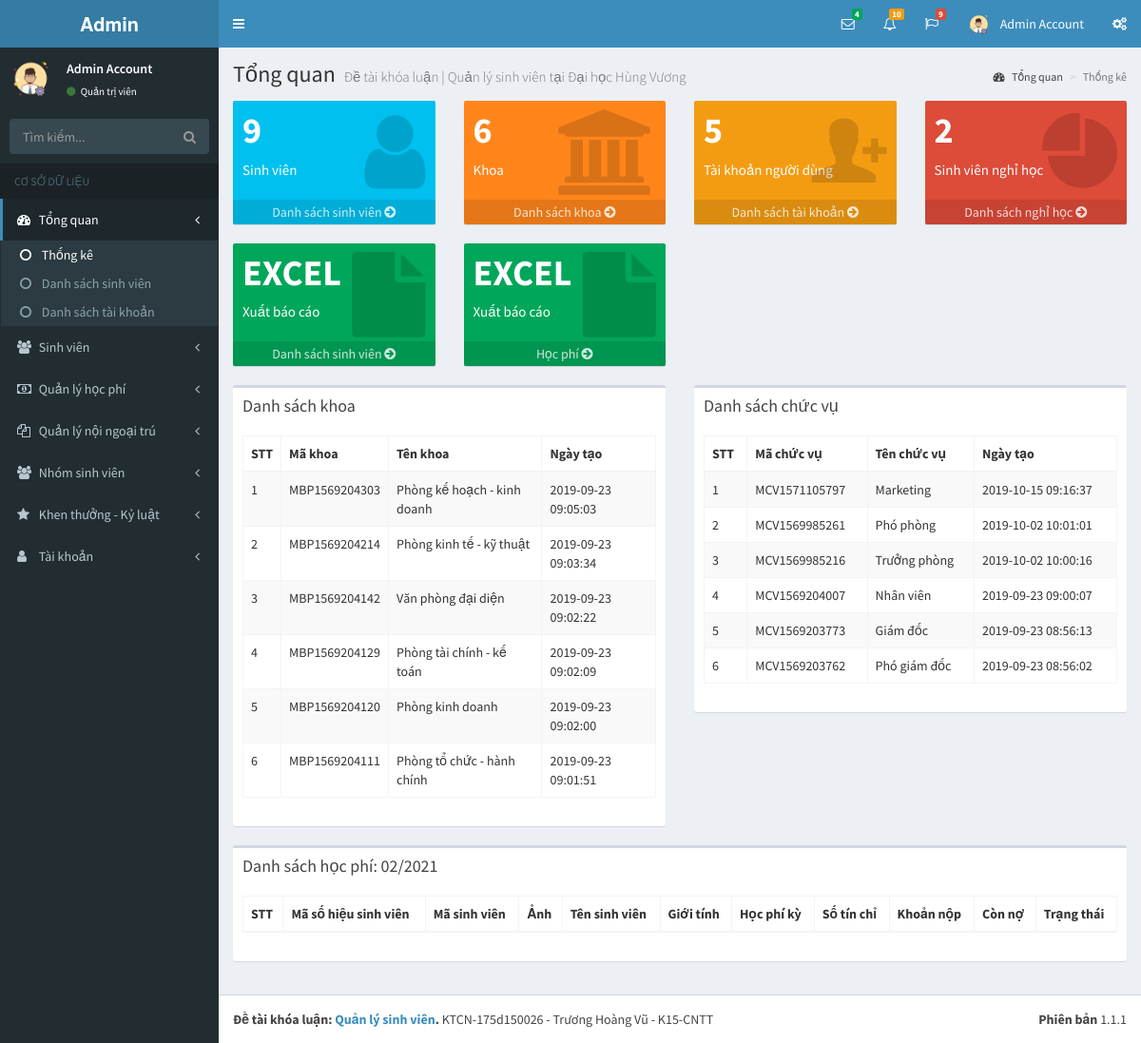
The app's page /pages/index.php?p=index&a=statistic (signed in) with its own data.
### tables this page shows
CREATE TABLE `tai_khoan` (
  `id` int(11) NOT NULL,
  `ho` varchar(50) NOT NULL,
  `ten` varchar(50) NOT NULL,
  `hinh_anh` varchar(50) NOT NULL,
  `email` varchar(50) NOT NULL,
  `mat_khau` varchar(50) NOT NULL,
  `so_dt` varchar(50) NOT NULL,
  `quyen` tinyint(1) NOT NULL,
  `trang_thai` tinyint(1) NOT NULL,
  `truy_cap` int(11) NOT NULL,
  `ngay_tao` datetime NOT NULL,
  `ngay_sua` datetime NOT NULL
);

CREATE TABLE `phong_ban` (
  `id` int(11) NOT NULL,
  `ma_phong_ban` varchar(255) NOT NULL,
  `ten_phong_ban` varchar(255) NOT NULL,
  `ghi_chu` varchar(255) NOT NULL,
  `nguoi_tao` varchar(50) NOT NULL,
  `ngay_tao` datetime NOT NULL,
  `nguoi_sua` varchar(50) DEFAULT NULL,
  `ngay_sua` datetime DEFAULT NULL
);

CREATE TABLE `chuc_vu` (
  `id` int(11) NOT NULL,
  `ma_chuc_vu` varchar(50) NOT NULL,
  `ten_chuc_vu` varchar(255) NOT NULL,
  `luong_ngay` double NOT NULL,
  `ghi_chu` varchar(255) NOT NULL,
  `nguoi_tao` varchar(50) NOT NULL,
  `ngay_tao` datetime NOT NULL,
  `nguoi_sua` varchar(50) NOT NULL,
  `ngay_sua` datetime NOT NULL
);

### pages/index.php (the view, shortened to what this page needs)
<?php
if(isset($_SESSION['username']) && isset($_SESSION['level']))
{
	include('../layouts/header.php');
	include('../layouts/topbar.php');
	include('../layouts/sidebar.php');
	$nv = "SELECT count(id) as soluong FROM nhanvien";
	$resultNV = mysqli_query($conn, $nv);
	$rowNV = mysqli_fetch_array($resultNV);
	$tongNV = $rowNV['soluong'];
	$nghiViec = "SELECT count(id) as soluong FROM nhanvien WHERE trang_thai = 0";
	$resultNghiViec = mysqli_query($conn, $nghiViec);
	$rowNghiViec = mysqli_fetch_array($resultNghiViec);
	$tongNghiViec = $rowNghiViec['soluong'];
	$pb = "SELECT count(id) as soluong FROM phong_ban";
	$resultPB = mysqli_query($conn, $pb);
	$rowPB = mysqli_fetch_array($resultPB);
	$tongPB = $rowPB['soluong'];
	$tk = "SELECT count(id) as soluong FROM tai_khoan";
	$resultTK = mysqli_query($conn, $tk);
	$rowTK = mysqli_fetch_array($resultTK);
	$tongTK = $rowTK['soluong'];
	$phongBan = "SELECT ma_phong_ban, ten_phong_ban, ngay_tao FROM phong_ban ORDER BY id DESC";
	$resultPhongBan = mysqli_query($conn, $phongBan);
	$arrPhongBan = array();
	while ($rowPhongBan = mysqli_fetch_array($resultPhongBan))
	{
		$arrPhongBan[] = $rowPhongBan;
	}
	$chucVu = "SELECT ma_chuc_vu, ten_chuc_vu, ngay_tao FROM chuc_vu ORDER BY id DESC";
	$resultChucVu = mysqli_query($conn, $chucVu);
	$arrChucVu = array();
	while ($rowChucVu = mysqli_fetch_array($resultChucVu))
	{
		$arrChucVu[] = $rowChucVu;
	}
	$thangLuongHienTai = date_format(date_create(date("Y-m-d H:i:s")), "m/Y");
?>
	<div class="content-wrapper">
	    <section class="content-header">
	      <h1>
	        Tổng quan
	        <small>Đề tài khóa luận | Quản lý sinh viên tại Đại học Hùng Vương</small>
	      </h1>
	      <ol class="breadcrumb">
	        <li><a href="index.php?p=index&a=statistic"><i class="fa fa-dashboard"></i> Tổng quan</a></li>
	        <li class="active">Thống kê</li>
	      </ol>
	    </section>
	    <section class="content">
	      <div class="row">
	        <div class="col-lg-3 col-xs-6">
	          <div class="small-box bg-aqua">
	            <div class="inner">
	              <h3><?php echo $tongNV; ?></h3>
	              <p>Sinh viên</p>
	            </div>
	            <div class="icon">
	              <i class="fa fa-user"></i>
	            </div>
	            <a href="danh-sach-sinh-vien.php?p=staff&a=list-staff" class="small-box-footer">Danh sách sinh viên <i class="fa fa-arrow-circle-right"></i></a>
	          </div>
	        </div>
	        <div class="col-lg-3 col-xs-6">
	          <div class="small-box bg-orange">
	            <div class="inner">
	              <h3><?php echo $tongPB; ?></h3>
	              <p>Khoa</p>
	            </div>
	            <div class="icon">
	              <i class="fa fa-bank"></i>
	            </div>
	            <a href="khoa.php?p=staff&a=room" class="small-box-footer">Danh sách khoa <i class="fa fa-arrow-circle-right"></i></a>
	          </div>
	        </div>
	        <div class="col-lg-3 col-xs-6">
	          <div class="small-box bg-yellow">
	            <div class="inner">
	              <h3><?php echo $tongTK; ?></h3>
	              <p>Tài khoản người dùng</p>
	            </div>
	            <div class="icon">
	              <i class="ion ion-person-add"></i>
	            </div>
	            <a href="ds-tai-khoan.php?p=account&a=list-account" class="small-box-footer">Danh sách tài khoản <i class="fa fa-arrow-circle-right"></i></a>
	          </div>
	        </div>
	        <div class="col-lg-3 col-xs-6">
	          <div class="small-box bg-red">
	            <div class="inner">
	              <h3><?php echo $tongNghiViec; ?></h3>
	              <p>Sinh viên nghỉ học</p>
	            </div>
	            <div class="icon">
	              <i class="ion ion-pie-graph"></i>
	            </div>
	            <a href="#" class="small-box-footer" onclick="return false;">Danh sách nghỉ học <i class="fa fa-arrow-circle-right"></i></a>
	          </div>
	        </div>
	        <div class="col-lg-3 col-xs-6">
	          <div class="small-box bg-green">
	            <div class="inner">
	              <h3>EXCEL</h3>
	              <p>Xuất báo cáo</p>
	            </div>
	            <div class="icon">
	              <i class="fa fa-file"></i>
	            </div>
	            <a href="export-sinh-vien.php" class="small-box-footer">Danh sách sinh viên <i class="fa fa-arrow-circle-right"></i></a>
	          </div>
	        </div>
	        <div class="col-lg-3 col-xs-6">
	          <div class="small-box bg-green">
	            <div class="inner">
	              <h3>EXCEL</h3>
	              <p>Xuất báo cáo</p>
	            </div>
	            <div class="icon">
	              <i class="fa fa-file"></i>
	            </div>
	            <a href="export-bang-hoc-phi.php" class="small-box-footer">Học phí <i class="fa fa-arrow-circle-right"></i></a>
	          </div>
	        </div>
	      </div>
	      <div class="row">
	      	<div class="col-lg-6">
	      		<div class="box">
		            <div class="box-header">
		              <h3 class="box-title">Danh sách khoa</h3>
		            </div>
		            <div class="box-body">
		              <div class="table-responsive">
		                <table id="example1" class="table table-bordered table-striped">
		                  <thead>
		                  <tr>
		                    <th>STT</th>
		                    <th>Mã khoa</th>
		                    <th>Tên khoa</th>
		                    <th>Ngày tạo</th>
		                  </tr>
		                  </thead>
		                  <tbody>
		                  <?php
		                    $count = 1;
		                    foreach ($arrPhongBan as $pb)
		                    {
		                  ?>
		                      <tr>
		                        <td><?php echo $count; ?></td>
		                        <td><?php echo $pb['ma_phong_ban']; ?></td>
		                        <td><?php echo $pb['ten_phong_ban']; ?></td>
		                        <td><?php echo $pb['ngay_tao']; ?></td>
		                      </tr>
		                  <?php
		                      $count++;
		                    }
		                  ?>
		                  </tbody>
		                </table>
		              </div>
		            </div>
		         </div>
	      	</div>
	      	<div class="col-lg-6">
	      		<div class="box">
		            <div class="box-header">
		              <h3 class="box-title">Danh sách chức vụ</h3>
		            </div>
		            <div class="box-body">
		              <div class="table-responsive">
		                <table id="example3" class="table table-bordered table-striped">
		                  <thead>
		                  <tr>
		                    <th>STT</th>
		                    <th>Mã chức vụ</th>
		                    <th>Tên chức vụ</th>
		                    <th>Ngày tạo</th>
		                  </tr>
		                  </thead>
		                  <tbody>
		                  <?php
		                    $count = 1;
		                    foreach ($arrChucVu as $cv)
		                    {
		                  ?>
		                      <tr>
		                        <td><?php echo $count; ?></td>
		                        <td><?php echo $cv['ma_chuc_vu']; ?></td>
		                        <td><?php echo $cv['ten_chuc_vu']; ?></td>
		                        <td><?php echo $cv['ngay_tao']; ?></td>
		                      </tr>
		                  <?php
		                      $count++;
		                    }
		                  ?>
		                  </tbody>
		                </table>
		              </div>
		            </div>
		         </div>
	      	</div>
	      	<div class="col-lg-12">
	      		<div class="box">
		            <div class="box-header">
		              <h3 class="box-title">Danh sách học phí: <?php echo $thangLuongHienTai; ?></h3>
		            </div>
		            <div class="box-body">
		              <div class="table-responsive">
		                <table id="example4" class="table table-bordered table-striped">
		                  <thead>
		                  <tr>
		                    <th>STT</th>
		                    <th>Mã số hiệu sinh viên</th>
							<th>Mã sinh viên</th>
		                    <th>Ảnh</th>
		                    <th>Tên sinh viên</th>
		                    <th>Giới tính</th>
		                    <th>Học phí kỳ</th>
		                    <th>Số tín chỉ</th>
		                    <th>Khoản nộp</th>
		                    <th>Còn nợ</th>
		                    <th>Trạng thái</th>
		                  </tr>
		                  </thead>
		                </table>
		              </div>
		            </div>
		         </div>
	      	</div>
	      </div>
	    </section>
	</div>
<?php
	include('../layouts/footer.php');
}
else
{
	header('Location: dang-nhap.php');
}
?>

### layouts/topbar.php (shortened to what this page needs)
<body class="hold-transition skin-blue sidebar-mini">
<div class="wrapper">
  <header class="main-header">
    <a href="index.php?p=index&a=statistic" class="logo">
      <span class="logo-lg"><b>Admin</b></span>
    </a>
    <nav class="navbar navbar-static-top">
      <a href="#" class="sidebar-toggle" data-toggle="push-menu" role="button">
      </a>
      <div class="navbar-custom-menu">
        <ul class="nav navbar-nav">
          <li class="dropdown messages-menu">
            <a href="#" class="dropdown-toggle" data-toggle="dropdown">
              <i class="fa fa-envelope-o"></i>
              <span class="label label-success">4</span>
            </a>
          </li>
          <li class="dropdown notifications-menu">
            <a href="#" class="dropdown-toggle" data-toggle="dropdown">
              <i class="fa fa-bell-o"></i>
              <span class="label label-warning">10</span>
            </a>
          </li>
          <li class="dropdown tasks-menu">
            <a href="#" class="dropdown-toggle" data-toggle="dropdown">
              <i class="fa fa-flag-o"></i>
              <span class="label label-danger">9</span>
            </a>
          </li>
          <li class="dropdown user user-menu">
            <a href="#" class="dropdown-toggle" data-toggle="dropdown">
              <img src="../uploads/images/<?php echo $row_acc['hinh_anh']; ?>" class="user-image" alt="User Image">
              <span class="hidden-xs"><?php echo $row_acc['ten']; ?> <?php echo $row_acc['ho']; ?></span>
            </a>
          </li>
          <li>
            <a href="#" data-toggle="control-sidebar"><i class="fa fa-gears"></i></a>
          </li>
        </ul>
      </div>
    </nav>
  </header>

### layouts/sidebar.php (shortened to what this page needs)
<?php
    if(isset($_GET['p']) && isset($_GET['a']))
    {
        $p = $_GET['p'];
        $a = $_GET['a'];
    }
?>
  <aside class="main-sidebar">
    <section class="sidebar">
      <div class="user-panel">
        <div class="pull-left image">
          <img src="../uploads/images/<?php echo $row_acc['hinh_anh']; ?>" class="img-circle" alt="User Image">
        </div>
        <div class="pull-left info">
          <p>
            <?php echo $row_acc['ten']; ?> <?php echo $row_acc['ho']; ?>
          </p>
          <a href="#"><i class="fa fa-circle text-success"></i>
            <?php
              if($row_acc['quyen'] == 1)
              {
                echo "Quản trị viên";
              }
              else
              {
                echo "Sinh viên";
              }
            ?>
          </a>
        </div>
      </div>
      <form action="#" method="get" class="sidebar-form">
        <div class="input-group">
          <input type="text" name="q" class="form-control" placeholder="Tìm kiếm...">
          <span class="input-group-btn">
                <button type="submit" name="search" id="search-btn" class="btn btn-flat"><i class="fa fa-search"></i>
                </button>
              </span>
        </div>
      </form>
      <ul class="sidebar-menu" data-widget="tree">
        <li class="header">CƠ SỞ DỮ LIỆU</li>
        <li class="<?php if($p == 'index') echo 'active'; ?> treeview">
          <a href="#">
            <i class="fa fa-dashboard"></i> <span>Tổng quan</span>
            <span class="pull-right-container">
              <i class="fa fa-angle-left pull-right"></i>
            </span>
          </a>
          <ul class="treeview-menu">
            <li class="<?php if($a == 'statistic') echo 'active'; ?>"><a href="index.php?p=index&a=statistic"><i class="fa fa-circle-o"></i> Thống kê</a></li>
            <li class="<?php if($a == 'nhanvien') echo 'active'; ?>"><a a href="ds-sinhvien.php?p=index&a=nhanvien"><i class="fa fa-circle-o"></i> Danh sách sinh viên</a></li>
            <li class="<?php if(($p == 'index') && ($a == 'taikhoan')) echo 'active'; ?>"><a href="index_taikhoan.php?p=index&a=taikhoan"><i class="fa fa-circle-o"></i> Danh sách tài khoản</a></li>
          </ul>
        </li>
        <li class="<?php if($p == 'staff') echo 'active'; ?> treeview">
          <a href="#">
            <i class="fa fa-users"></i>
            <span>Sinh viên</span>
            <span class="pull-right-container">
              <i class="fa fa-angle-left pull-right"></i>
            </span>
          </a>
        </li>
        <li class="<?php if($p == 'salary') echo 'active'; ?> treeview">
          <a href="#">
            <i class="fa fa-money"></i>
            <span>Quản lý học phí</span>
            <span class="pull-right-container">
              <i class="fa fa-angle-left pull-right"></i>
            </span>
          </a>
        </li>
        <li class="<?php if($p == 'collaborate') echo 'active'; ?> treeview">
          <a href="#">
            <i class="fa fa-files-o"></i>
            <span>Quản lý nội ngoại trú</span>
            <span class="pull-right-container">
              <i class="fa fa-angle-left pull-right"></i>
            </span>
          </a>
        </li>
        <li class="<?php if($p == 'group') echo 'active'; ?> treeview">
          <a href="#">
            <i class="fa fa-users"></i> <span>Nhóm sinh viên</span>
            <span class="pull-right-container">
              <i class="fa fa-angle-left pull-right"></i>
            </span>
          </a>
        </li>
        <li class="<?php if($p == 'bonus-discipline') echo 'active'; ?> treeview">
          <a href="#">
            <i class="fa fa-star"></i> <span>Khen thưởng - Kỷ luật</span>
            <span class="pull-right-container">
              <i class="fa fa-angle-left pull-right"></i>
            </span>
          </a>
        </li>
        <li class="<?php if($p == 'account') echo 'active'; ?> treeview">
          <a href="#">
            <i class="fa fa-user"></i> <span>Tài khoản</span>
            <span class="pull-right-container">
              <i class="fa fa-angle-left pull-right"></i>
            </span>
          </a>
        </li>
      </ul>
    </section>
  </aside>

### records on screen
tai_khoan: hinh_anh (picture), ten "Admin", ho "Account"
phong_ban: ma_phong_ban "MBP1569204303", ten_phong_ban "Phòng kế hoạch - kinh doanh", ngay_tao "2019-09-23 09:05:03"
phong_ban: ma_phong_ban "MBP1569204214", ten_phong_ban "Phòng kinh tế - kỹ thuật", ngay_tao "2019-09-23 09:03:34"
phong_ban: ma_phong_ban "MBP1569204142", ten_phong_ban "Văn phòng đại diện", ngay_tao "2019-09-23 09:02:22"
phong_ban: ma_phong_ban "MBP1569204129", ten_phong_ban "Phòng tài chính - kế toán", ngay_tao "2019-09-23 09:02:09"
phong_ban: ma_phong_ban "MBP1569204120", ten_phong_ban "Phòng kinh doanh", ngay_tao "2019-09-23 09:02:00"
phong_ban: ma_phong_ban "MBP1569204111", ten_phong_ban "Phòng tổ chức - hành chính", ngay_tao "2019-09-23 09:01:51"
chuc_vu: ma_chuc_vu "MCV1571105797", ten_chuc_vu "Marketing", ngay_tao "2019-10-15 09:16:37"
chuc_vu: ma_chuc_vu "MCV1569985261", ten_chuc_vu "Phó phòng", ngay_tao "2019-10-02 10:01:01"
chuc_vu: ma_chuc_vu "MCV1569985216", ten_chuc_vu "Trưởng phòng", ngay_tao "2019-10-02 10:00:16"
chuc_vu: ma_chuc_vu "MCV1569204007", ten_chuc_vu "Nhân viên", ngay_tao "2019-09-23 09:00:07"
chuc_vu: ma_chuc_vu "MCV1569203773", ten_chuc_vu "Giám đốc", ngay_tao "2019-09-23 08:56:13"
chuc_vu: ma_chuc_vu "MCV1569203762", ten_chuc_vu "Phó giám đốc", ngay_tao "2019-09-23 08:56:02"

### other values on screen
$tongNV "9"
$tongPB "6"
$tongTK "5"
$tongNghiViec "2"
$thangLuongHienTai "02/2021"
